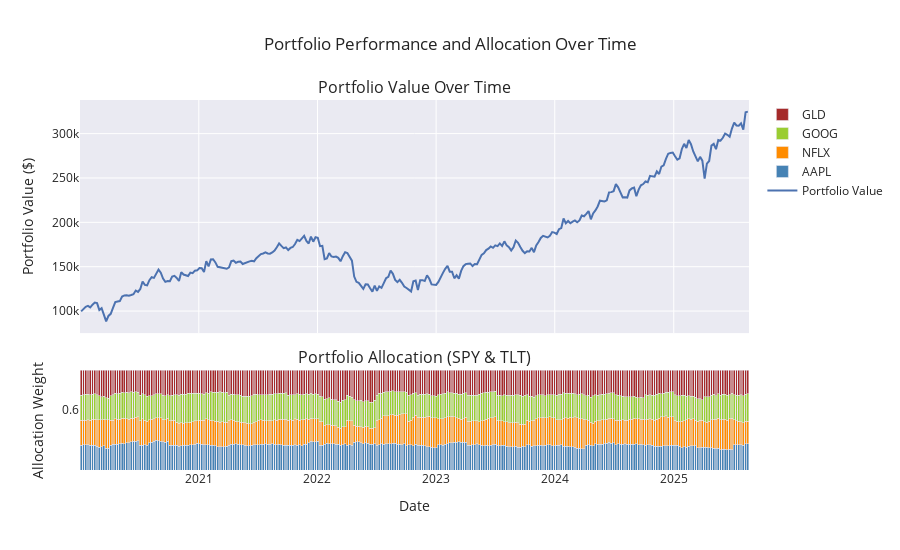

Source (notebook cell):
### Code cell
# Reset index for plotting
weekly_df = rebalanced_pf_df.resample('W').last().dropna()
df_plot = weekly_df.reset_index().copy()

df_plot.rename(columns={'index': 'Date'}, inplace=True)

# Create subplots: 2 rows, shared x-axis
fig = make_subplots(
    rows=2, cols=1,
    shared_xaxes=True,
    row_heights=[0.7, 0.3],
    vertical_spacing=0.1,
    subplot_titles=("Portfolio Value Over Time", "Portfolio Allocation (SPY & TLT)")
)

# Line plot of portfolio value
fig.add_trace(
    go.Scatter(
        x=df_plot['Date'],
        y=df_plot['Portfolio Value'],
        mode='lines',
        name='Portfolio Value',
        line=dict(width=2)
    ),
    row=1, col=1
)

# Bar plot: SPY weight
fig.add_trace(
    go.Bar(
        x=df_plot['Date'],
        y=df_plot['AAPL Weight'],
        name='AAPL',
        marker=dict(color='steelblue')
    ),
    row=2, col=1
)

# Bar plot: TLT weight
fig.add_trace(
    go.Bar(
        x=df_plot['Date'],
        y=df_plot['NFLX Weight'],
        name='NFLX',
        marker=dict(color='darkorange')
    ),
    row=2, col=1
)

# Bar plot: GE weight
fig.add_trace(
    go.Bar(
        x=df_plot['Date'],
        y=df_plot['GOOG Weight'],
        name='GOOG',
        marker=dict(color='yellowgreen')
    ),
    row=2, col=1
)

# Bar plot: GLD weight
fig.add_trace(
    go.Bar(
        x=df_plot['Date'],
        y=df_plot['GLD Weight'],
        name='GLD',
        marker=dict(color='brown')
    ),
    row=2, col=1
)

# Update layout
fig.update_layout(
    height=550,
    title_text='Portfolio Performance and Allocation Over Time',
    barmode='stack',
    template='seaborn',
    showlegend=True
)

# Format axes
fig.update_yaxes(title_text='Portfolio Value ($)', row=1, col=1)
fig.update_yaxes(title_text='Allocation Weight', range=[0, 1],tickvals=[0.6], row=2, col=1)
fig.update_xaxes(title_text='Date', row=2, col=1)

# Show plot
fig.show()

### Figure 1 — Plotly figure (JSON) as saved in the notebook; plotly's stock layout.template omitted (floating-point values rounded to 4 significant figures; data arrays with more than 128 entries replaced by an {"elided": "..."} marker saying what was removed)
{"data": [{"line": {"width": 2}, "mode": "lines", "name": "Portfolio Value", "type": "scatter", "x": {"elided": "294 str values"}, "xaxis": "x", "y": {"elided": "294 float values"}, "yaxis": "y"}, {"marker": {"color": "steelblue"}, "name": "AAPL", "type": "bar", "x": {"elided": "294 str values"}, "xaxis": "x2", "y": {"elided": "294 float values"}, "yaxis": "y2"}, {"marker": {"color": "darkorange"}, "name": "NFLX", "type": "bar", "x": {"elided": "294 str values"}, "xaxis": "x2", "y": {"elided": "294 float values"}, "yaxis": "y2"}, {"marker": {"color": "yellowgreen"}, "name": "GOOG", "type": "bar", "x": {"elided": "294 str values"}, "xaxis": "x2", "y": {"elided": "294 float values"}, "yaxis": "y2"}, {"marker": {"color": "brown"}, "name": "GLD", "type": "bar", "x": {"elided": "294 str values"}, "xaxis": "x2", "y": {"elided": "294 float values"}, "yaxis": "y2"}], "layout": {"annotations": [{"font": {"size": 16}, "showarrow": false, "text": "Portfolio Value Over Time", "x": 0.5, "xanchor": "center", "xref": "paper", "y": 1, "yanchor": "bottom", "yref": "paper"}, {"font": {"size": 16}, "showarrow": false, "text": "Portfolio Allocation (SPY & TLT)", "x": 0.5, "xanchor": "center", "xref": "paper", "y": 0.27, "yanchor": "bottom", "yref": "paper"}], "barmode": "stack", "height": 550, "showlegend": true, "title": {"text": "Portfolio Performance and Allocation Over Time"}, "xaxis": {"anchor": "y", "domain": [0, 1], "matches": "x2", "showticklabels": false}, "xaxis2": {"anchor": "y2", "domain": [0, 1], "title": {"text": "Date"}}, "yaxis": {"anchor": "x", "domain": [0.37, 1], "title": {"text": "Portfolio Value ($)"}}, "yaxis2": {"anchor": "x2", "domain": [0, 0.27], "range": [0, 1], "tickvals": [0.6], "title": {"text": "Allocation Weight"}}}}
